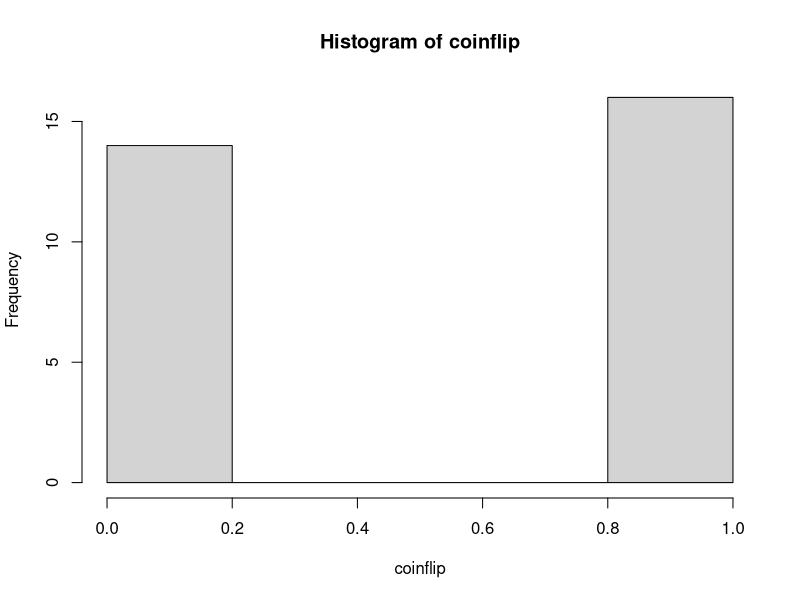

Write the R code that produced this figure.

setwd("C:/Users/brand/OneDrive/Documents/GitHub/Prob&Stats")
getwd()

library(readxl)
x <- read_excel("coinflip.xlsx", col_names = FALSE)

coinflip <- as.numeric(x$...1)

mean(coinflip)
var(coinflip)

hist(coinflip)

table(coinflip)
# p = P(X=1)
p <- 16/30

dbinom(
  x = 0:1,
  size = 1,
  prob = p
)

pbinom(
  q = c(
    0,0.24,0.5,0.75,1
  ),
  size = 1,
  prob = p
)  

qbinom(
  p = c(
    0,0.24,0.5,0.75,1
  ),
  size = 1,
  prob = p
)
  
  
rbinom(
  n = 30,
  size = 1,
  prob = p
)
  
  